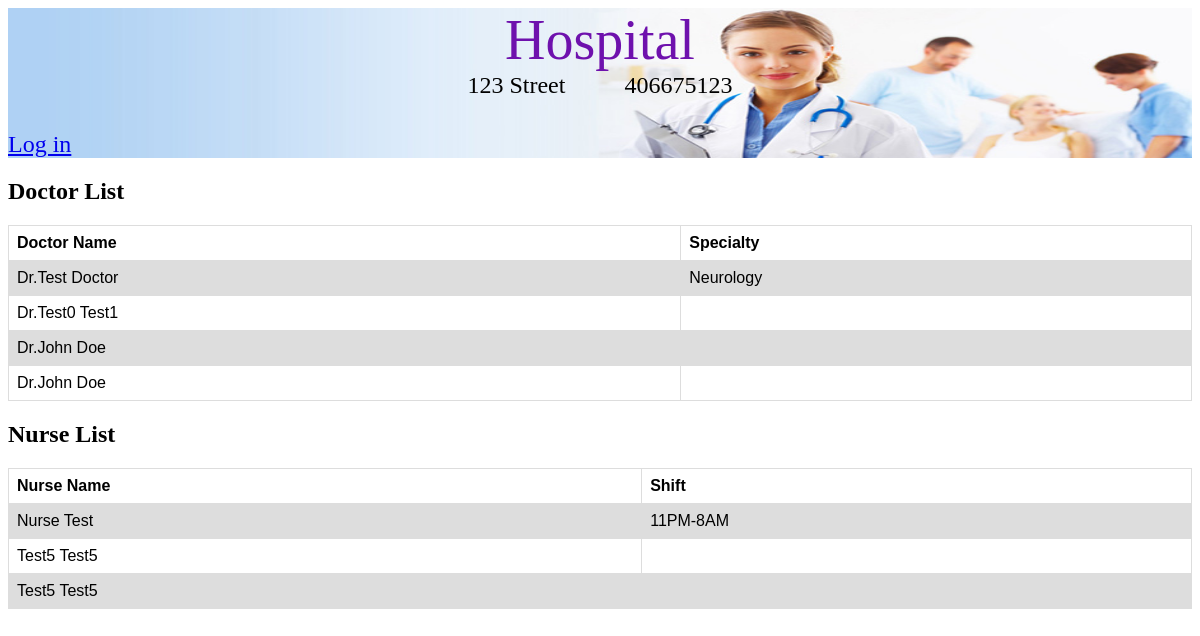
Before: /staff/ with the older database file.
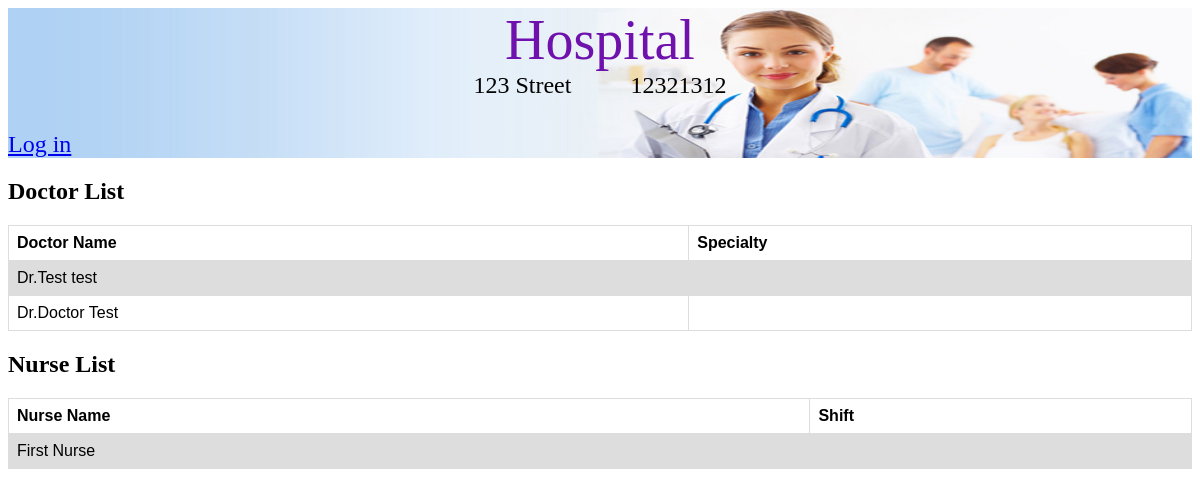
After: the same page with the newer database file.
### hospital/models.py (models this page shows, shortened)
class Hospital(models.Model):
    name = models.CharField(max_length=50)
    address = models.CharField(max_length=100)
    phone_number = models.CharField(max_length=10)
    patient_rooms = models.ManyToManyField(PatientRoom, symmetrical=False)
    surgery_rooms = models.ManyToManyField(SurgeryRoom, symmetrical=False)
    patients = models.ManyToManyField(Patient, symmetrical=False)
    doctors = models.ManyToManyField(Doctors, symmetrical=False)
    nurses = models.ManyToManyField(Nurses, symmetrical=False)

### Person/models.py (models this page shows)
class Employee(Persons):
    shift = models.CharField(max_length=200, default='', blank=True)
    jobDesc = models.CharField(max_length=200, default='', blank=True)
    salary = models.DecimalField(max_digits=7, decimal_places=0, default=Decimal('0.00'))
    class Meta:
        abstract=True

class Doctors(Employee):
    specialty = models.CharField(max_length=200, default='', blank=True)

class Nurses(Employee):
    specialty = models.CharField(max_length=200, default='', blank=True)

### Person/views.py (the view)
# urls.py: url(r'^staff/$', views.listStaff, name='staff_list'),
def listStaff(request):
	hospital=get_object_or_404(Hospital, id=1)
	nursesList=hospital.nurses.all()
	doctorsList=hospital.doctors.all()
	print(doctorsList)
	print(nursesList)
	return render(request, 'Staff.html',{'doctorsList':doctorsList, 'nursesList':nursesList, 'hospital':hospital})

### Person/models.py (called while the page is built)
    def __str__(self):
        return self.firstName+ " "+ self.lastName

### Person/templates/Staff.html (shortened to what this page needs)
{% extends "base.html" %}
{% block header %}
<div class="container_header">
    {% if hospital is not None %}
        <div class="container_hospital_info">
            <div class="hospital_title"><a class="hospital_title_text" href="{% url 'hospital:home' %}">{{ hospital.name }}</a></div>
            <div class="hospital_info">
                <div>{{ hospital.address }}</div>
                <div class="padding"></div>
                <div>{{ hospital.phone_number }}</div>
            </div>
        </div>
    {% else %}
        <a href="/" class="logo">My Hospital</a>
    {% endif %}
    <div class="container_user_info">
        {% if user.is_authenticated %}
            <div class="user_name_info">Hello, {{user.username}}</div>
            <div><a class="log_out" href="{% url 'accounts:logout' %}">Log out</a></div>
        {% else %}
            <a href="{% url 'accounts:login' %}">Log in</a>
        {% endif %}
    </div>
</div>
{% endblock %}
{% block content %}
    <div class="container_doctor">
        <h2 class="Doctor List">Doctor List</h2>
        <table>
            <tr>
                <th class="doctor_name_table_header">Doctor Name</th>
                <th class="doctor_specialty_table_header">Specialty</th>
            </tr>
        {%for dr in doctorsList%}
            <tr class="table_row_doctor">
                <td>Dr.{{dr.firstName}} {{dr.lastName}} </td>
                <td>{{dr.specialty}}</td>
            </tr>
        {%endfor%}
        </table>
    </div>
        <h2 class="Nurse  List">Nurse List</h2>
        <table>
            <tr>
                <th class="nurse_name_table_header">Nurse Name</th>
                <th class="nurse_shift_table_header">Shift</th>
            </tr>
        {%for nr in nursesList%}
                <tr class="table_row_nurse">
                    <td>{{nr.firstName}} {{nr.lastName}}</td>
                    <td>{{nr.shift}}</td>
                </tr>
        {%endfor%}
        </table>
    </div>
{% endblock %}

Changed rows visible on the page:
removed Doctors: firstName "Test0", lastName "Test1"
removed Doctors: firstName "John", lastName "Doe"
removed Doctors: firstName "John", lastName "Doe"
removed Nurses: firstName "Test5", lastName "Test5"
removed Nurses: firstName "Test5", lastName "Test5"
changed Hospital "Hospital": phone_number "406675123" → "12321312"
changed Doctors: lastName "Doctor" → "test"; specialty "Neurology" → (not shown)
now on this page (row edited): Doctors: firstName "Doctor", lastName "Test"
changed Nurses "Nurse": firstName "Nurse" → "First"; lastName "Test" → "Nurse"; shift "11PM-8AM" → (not shown)
